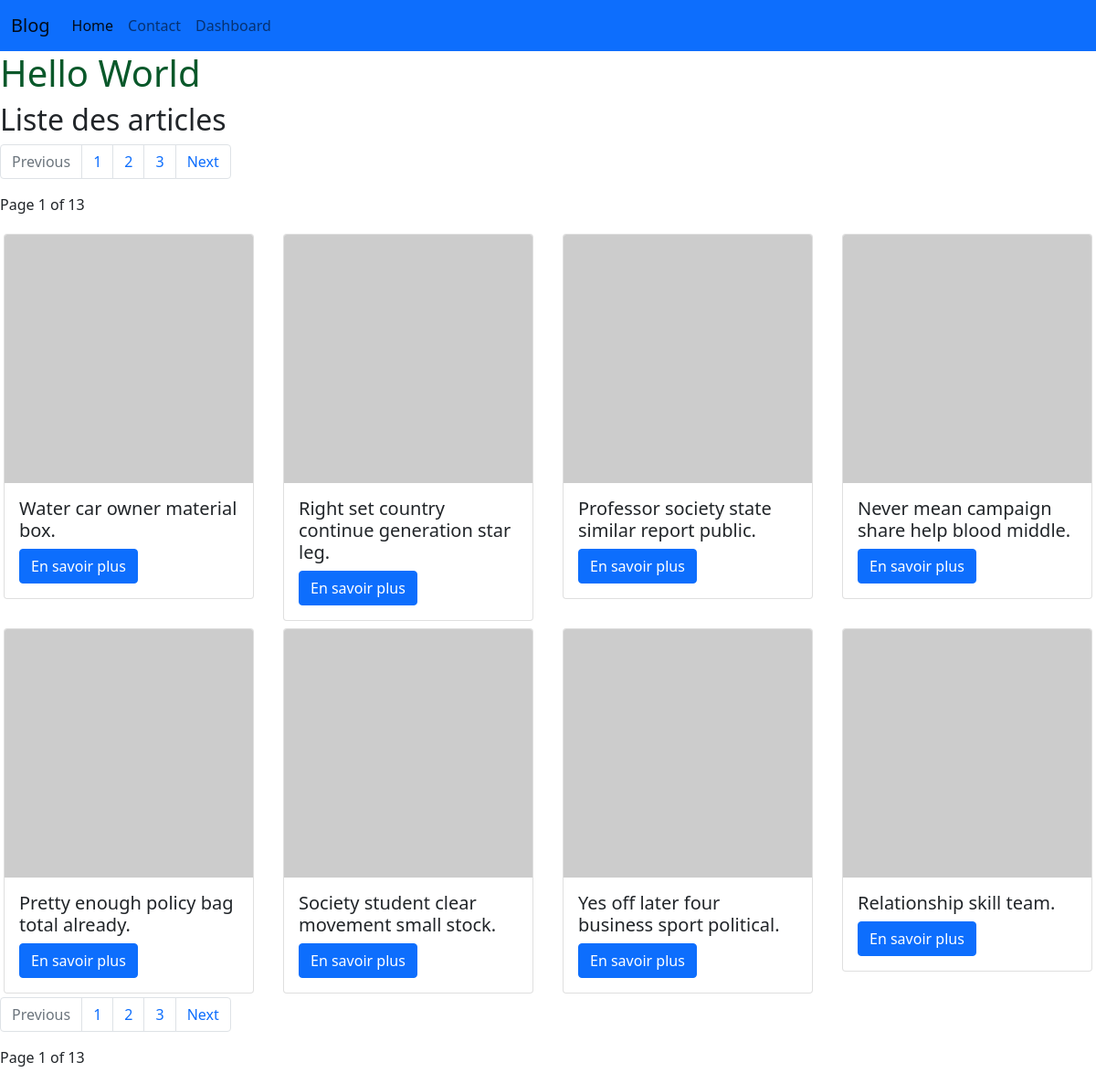
/, run on an earlier commit of the app's database.
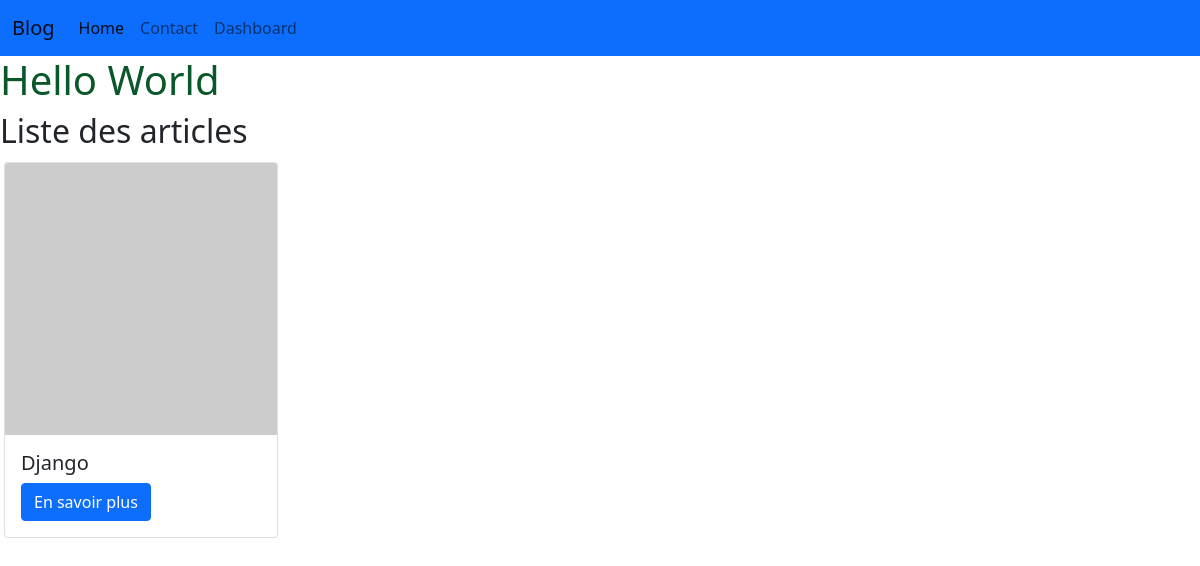
And on a later commit of the database.
### blog/models/Post.py (models this page shows, shortened)
class Post(models.Model):
    title = models.CharField(max_length=60)
    slug = models.SlugField(max_length=255)
    content = models.TextField()
    author = models.ForeignKey(User, on_delete=models.CASCADE)
    category = models.ForeignKey('Category', on_delete=models.CASCADE)
    is_published = models.BooleanField(default=False)
    tags = models.ManyToManyField('Tag')
    image = models.ImageField(upload_to='posts/%Y/%m/%d', blank=True, null=True)
    created_at = models.DateTimeField(auto_now_add=True)
    updated_at = models.DateTimeField(auto_now=True)

### blog/views.py (the view)
# urls.py: path('', views.index, name='home'),
def index(request):
    title = "Hello World"
    posts = Post.objects.all()
    paginator = Paginator(posts, 8)
    page = request.GET.get('page', 1)
    try:
        posts = paginator.page(page)
    except PageNotAnInteger:
        posts = paginator.page(1)
    except EmptyPage:
        posts = paginator.page(paginator.num_pages)
    except:
        posts = paginator.page(1)
    return render(request, "blog/index.html",{
        "title":title,
        "posts":posts,
        })

### blog/templates/blog/index.html
{% extends 'blog/base.html' %}
{% block content %}
  <h1>{{ title }}</h1>
  <h2>Liste des articles </h2>
  <div class="row">
    {% include "blog/components/paginator.html" with datas=posts %}
       {% for post in posts %}
      <div class="col-md-3">
        <div class="card m-1">
          <img src="{% if post.image %}{{ post.image.url }}{% else %}http://placehold.it/300x300{% endif %}" class="card-img-top" alt="...">
          <div class="card-body">
            <h5 class="card-title">{{ post.title }}</h5>
            <a href="{% url 'single_post' post.slug %}" class="btn btn-primary">En savoir plus</a>
          </div>
        </div>
      </div>
    {% endfor %}
  </div>
  {% include "blog/components/paginator.html" with datas=posts %}
{% endblock %}

What changed in the data, as far as the page shows it:
removed Post: title "Water car owner material box."
removed Post: title "Right set country continue generation star leg."
removed Post: title "Professor society state similar report public."
removed Post: title "Never mean campaign share help blood middle."
removed Post: title "Pretty enough policy bag total already."
removed Post: title "Society student clear movement small stock."
removed Post: title "Yes off later four business sport political."
removed Post: title "Relationship skill team."
added Post: title "Django"
Also different on the page:
{{ datas.number }}: "1 1" → (not shown)
{{ datas.paginator.num_pages }}: "13 13" → (not shown)
text no longer shown: "Previous Previous Next Next Page Page of of"
list line gone: "1"
list line gone: "2"
list line gone: "3"
